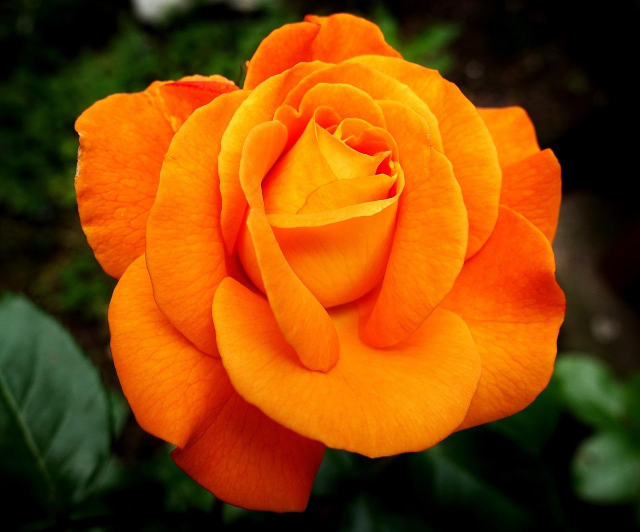
#> input picture P2/material_opencv/flor.jpeg, 1280 x 1064 px (shown at 1/2 size)
$ jupyter execute opencv_gcid_01.ipynb
#> lines starting #> are read from the running program, lines starting #| are printed output that depends on the picture
# OpenCV

OpenCV (Open Source Computer Vision Library) es una biblioteca de software de código abierto que proporciona herramientas avanzadas para el desarrollo de aplicaciones en el ámbito de la visión por computadora. Fue desarrollada inicialmente por Intel y lanzada por primera vez en el año 2000. Desde entonces, se ha convertido en una de las bibliotecas más populares y utilizadas en este campo.

### Características Principales

1. **Lenguajes de Programación**: OpenCV proporciona interfaces para varios lenguajes de programación, incluyendo C++, Python y Java.

2. **Plataformas**: Es multiplataforma, lo que significa que se puede ejecutar en diferentes sistemas operativos como Windows, Linux y macOS.

3. **Procesamiento de Imágenes**: Ofrece una gran cantidad de funciones para el procesamiento de imágenes, como manipulación, filtrado, transformaciones, segmentación, extracción de características, entre otros.

4. **Visión por Computadora**: Proporciona herramientas para realizar tareas de visión por computadora tales como reconocimiento de objetos, seguimiento de objetos, reconstrucción 3D, visión estéreo, calibración de cámaras y mucho más.

5. **Aprendizaje Automático**: Incluye módulos para integrar algoritmos de aprendizaje automático, lo que permite implementar y entrenar modelos de machine learning y deep learning directamente desde OpenCV.

6. **Rendimiento**: Está optimizada para un alto rendimiento, con implementaciones eficientes de algoritmos y la capacidad de aprovechar el hardware acelerado.

7. **Interacción con Cámaras**: OpenCV facilita la captura y manipulación de flujos de video de cámaras en tiempo real.

8. **Comunidad y Soporte**: Al ser una biblioteca de código abierto, cuenta con una gran comunidad de desarrolladores y usuarios que contribuyen constantemente al desarrollo y mejora de la biblioteca.

### Aplicaciones de OpenCV

OpenCV se utiliza en una amplia variedad de aplicaciones y sectores, incluyendo:

1. **Robótica**: Para navegación, manipulación y percepción sensorial.
2. **Automoción**: En sistemas de asistencia al conductor y reconocimiento de señales de tráfico.
3. **Seguridad**: En sistemas de vigilancia y reconocimiento facial.
4. **Medicina**: Para análisis de imágenes médicas y diagnóstico.
5. **Realidad Aumentada**: Para crear experiencias interactivas y envolventes.
6. **Fotografía**: Para mejorar imágenes y aplicar efectos especiales.

## Operaciones básicas

[cell 1]
import cv2
import numpy as np
import matplotlib.pyplot as plt

img=cv2.imread("flor.jpeg")
#> img is the input picture: shape (1064, 1280, 3); mean B, G, R 7.1, 69, 134
plt.imshow(img)

¡Cuidado! OpenCV utiliza por defecto BGR mientras que Matplotlib usa RGB. Por tanto, para visualizar correctamente las imágenes hay que transformar previamente el espacio de color, BGR->RGB.

[cell 2]
img=cv2.imread("flor.jpeg")

# Converting BGR color to RGB color format
RGB_img = cv2.cvtColor(img, cv2.COLOR_BGR2RGB)

#Displaying image using plt.imshow() method
plt.imshow(RGB_img)

## Escalado

Métodos de interpolación para cambiar el tamaño de la imagen:

- **cv2.INTER_AREA**: Esto se usa cuando necesitamos reducir una imagen.
- **cv2.INTER_LINEAR**: (Bilineal) Calcula el valor del nuevo pixel como un promedio ponderado de los cuatro píxeles más cercanos.
- **cv2.INTER_CUBIC**: (Bicúbica) Utiliza los 16 píxeles más cercanos (4x4) para calcular el valor del nuevo pixel. Proporciona resultados más suaves en comparación con la interpolación bilineal.
- **cv2.INTER_NEAREST**: Es un método de interpolación vecino más cercano.

[cell 3]
import cv2
import numpy as np
import matplotlib.pyplot as plt

image = cv2.imread("flor.jpeg", 1)
# Loading the image

half = cv2.resize(image, (0, 0), fx = 0.1, fy = 0.1)
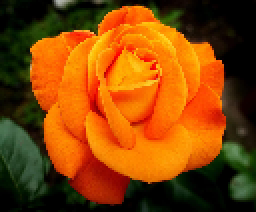
#> half: shape (106, 128, 3) (shown 2 times larger); mean B, G, R 7.2, 69.3, 134.6
bigger = cv2.resize(image, (1050, 1610))
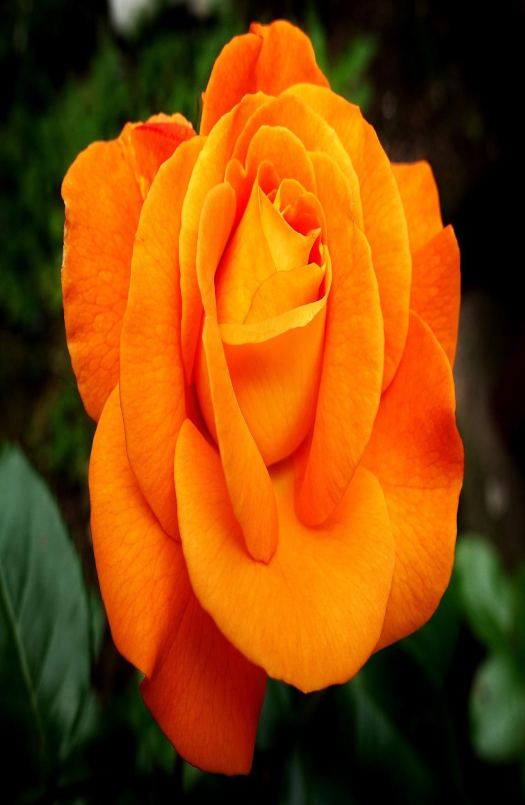
#> bigger: shape (1610, 1050, 3) (shown at 1/2 size); mean B, G, R 7, 68.9, 133.9

stretch_near = cv2.resize(image, (780, 540),
			interpolation = cv2.INTER_NEAREST)
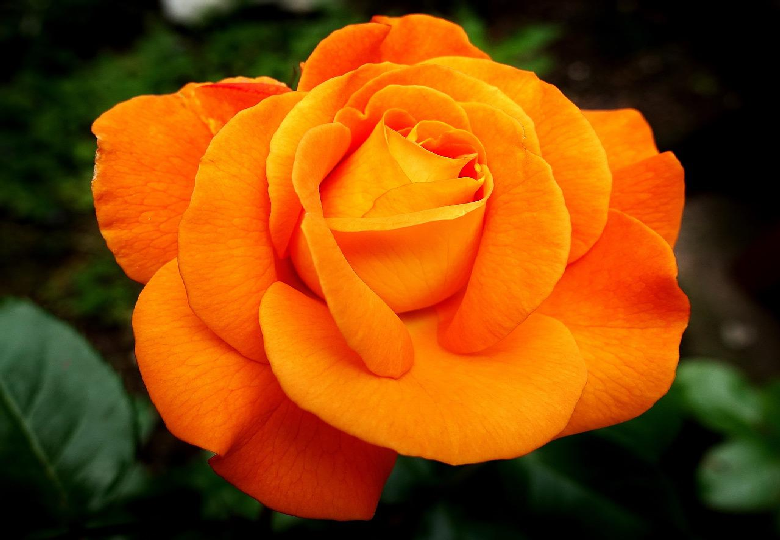
#> stretch_near: shape (540, 780, 3); mean B, G, R 7.1, 69, 134


Titles =["Original", "Half", "Bigger", "Interpolation Nearest"]
images =[image, half, bigger, stretch_near]
count = 4

for i in range(count):
	plt.subplot(2, 2, i + 1)
	plt.title(Titles[i])
	plt.imshow(images[i])

plt.show()
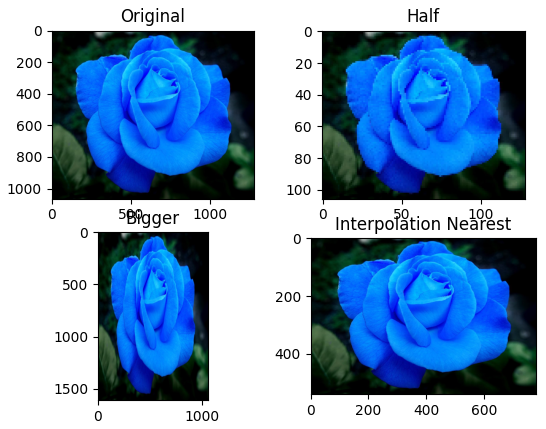
#> figure drawn by matplotlib, 4 panels; B, G, R data is drawn as R, G, B

## Recorte

OpenCV proporciona herramientas para realizar una amplia gama de tareas, incluyendo el recorte de imágenes. El recorte de una imagen implica seleccionar una subregión de la imagen y descartar el resto.

[cell 4]
# organizing imports
import cv2
import numpy as np

# path to input images are specified and
# images are loaded with imread command
image = cv2.imread('flor2.jpg')
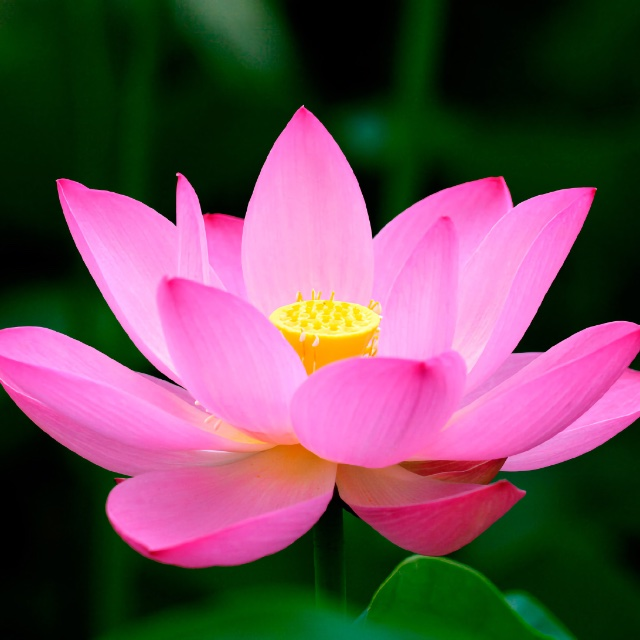
#> input picture P2/material_opencv/flor2.jpg, 640 x 640 px
#> image is the input picture: shape (640, 640, 3); mean B, G, R 86.6, 76, 107.5

# color convertion is applied
RGB_img = cv2.cvtColor(image, cv2.COLOR_BGR2RGB)
#> RGB_img: shape (640, 640, 3)
plt.imshow(RGB_img)

[cell 5]
x, y, ancho, alto = 150, 150, 100, 100  # Ejemplo de coordenadas y dimensiones
imagen_recortada = image[y:y+alto, x:x+ancho]
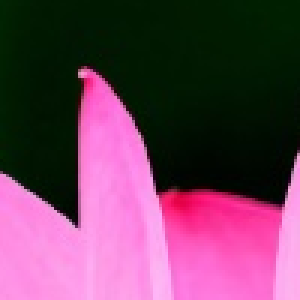
#> imagen_recortada: shape (100, 100, 3) (shown 3 times larger); mean B, G, R 90.5, 64.6, 108.3

RGB_img = cv2.cvtColor(imagen_recortada, cv2.COLOR_BGR2RGB)
#> RGB_img: shape (100, 100, 3)
plt.imshow(RGB_img)

## Adición de imágenes

[cell 6]
# Python program to illustrate
# arithmetic operation of
# addition of two images

# organizing imports
import cv2
import numpy as np

# path to input images are specified and
# images are loaded with imread command
image1 = cv2.imread('flor1.jpg')
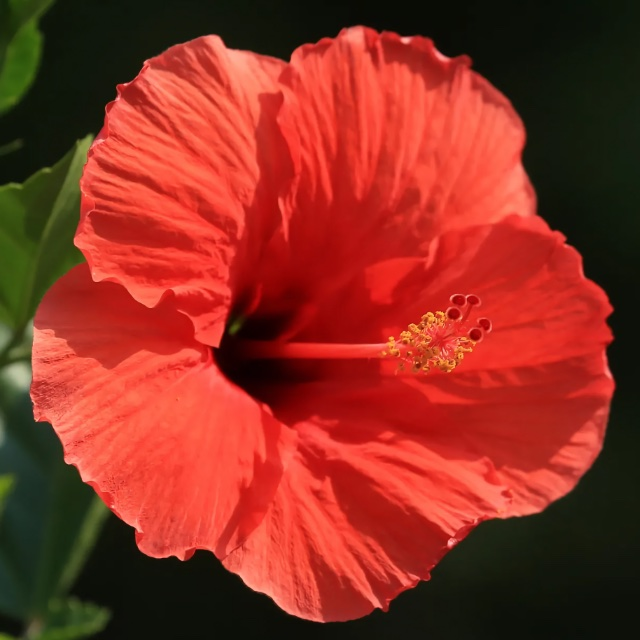
#> input picture P2/material_opencv/flor1.jpg, 640 x 640 px
#> image1 is the input picture: shape (640, 640, 3); mean B, G, R 33.9, 47.4, 140.9
image2 = cv2.imread('flor2.jpg')

# cv2.addWeighted is applied over the
# image inputs with applied parameters
weightedSum = cv2.addWeighted(image1, 0.5, image2, 0.4, 0)
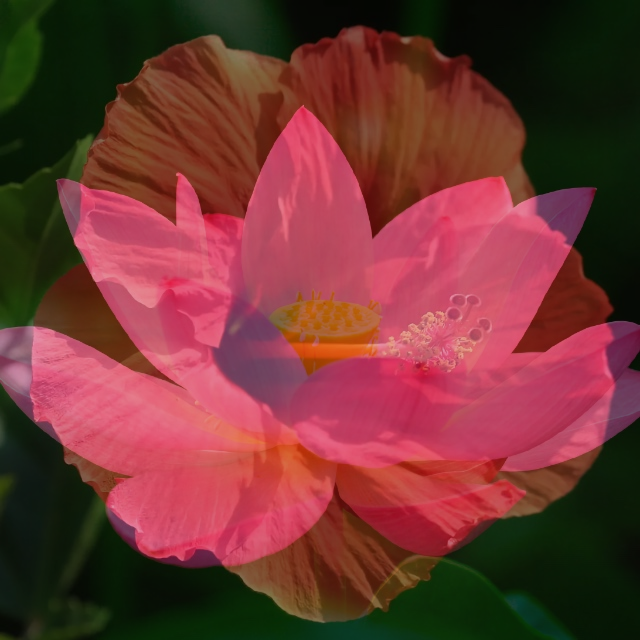
#> weightedSum: shape (640, 640, 3); mean B, G, R 51.5, 54.1, 113.5

# color convertion is applied
RGB_img = cv2.cvtColor(weightedSum, cv2.COLOR_BGR2RGB)
#> RGB_img: shape (640, 640, 3)
plt.imshow(RGB_img)
